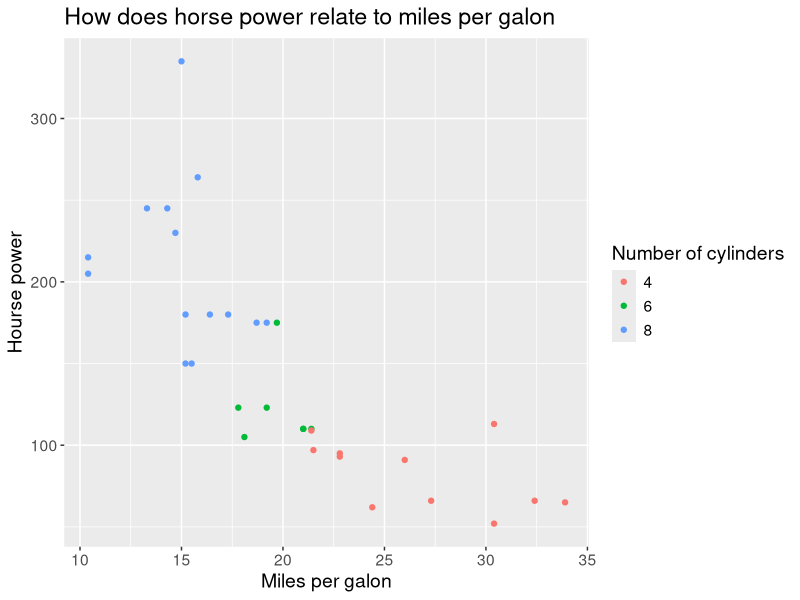
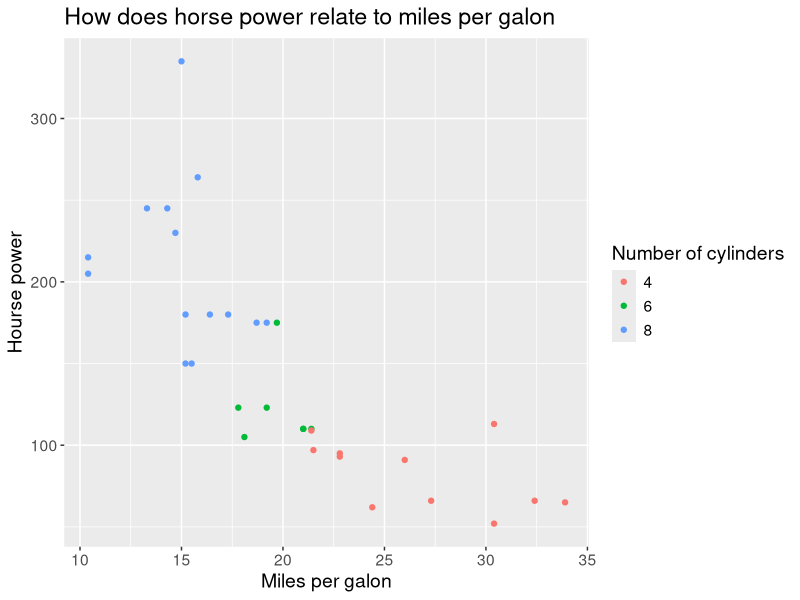

Recreate these plots in R, in order.
library(tidyverse)
install.packages("svglite")
library(svglite)
write_csv(mtcars, "mtcars.csv")

data(mtcars)

## Generate the graph 6
mpg_hp <- mtcars %>%
  ggplot(aes(x = mpg, y = hp, color = factor(cyl))) +
  geom_point() +
  labs(x = "Miles per galon",
       y = "Hourse power",
       color = "Number of cylinders",
       title = "How does horse power relate to miles per galon") +
  theme(text = element_text(size = 14))

mpg_hp

ggsave(filename = "mpg_hp.svg", plot = mpg_hp, width = 10, height = 5)
